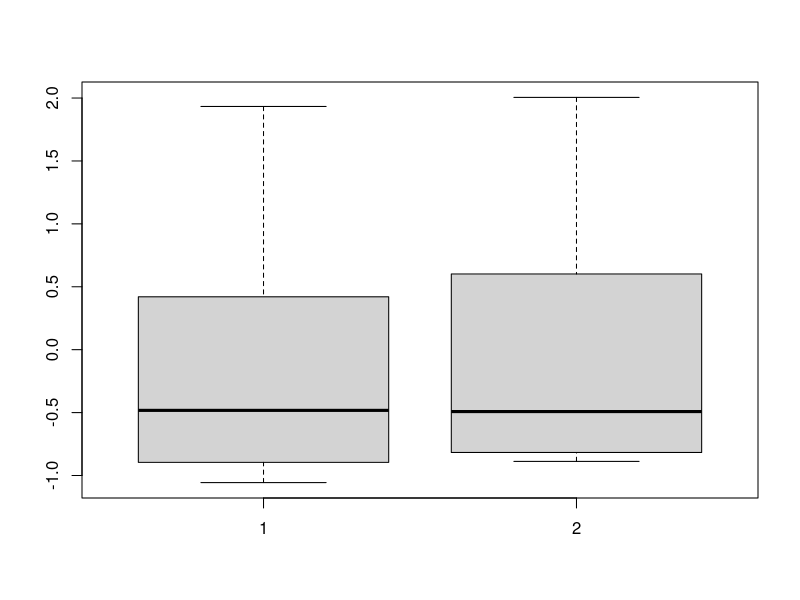
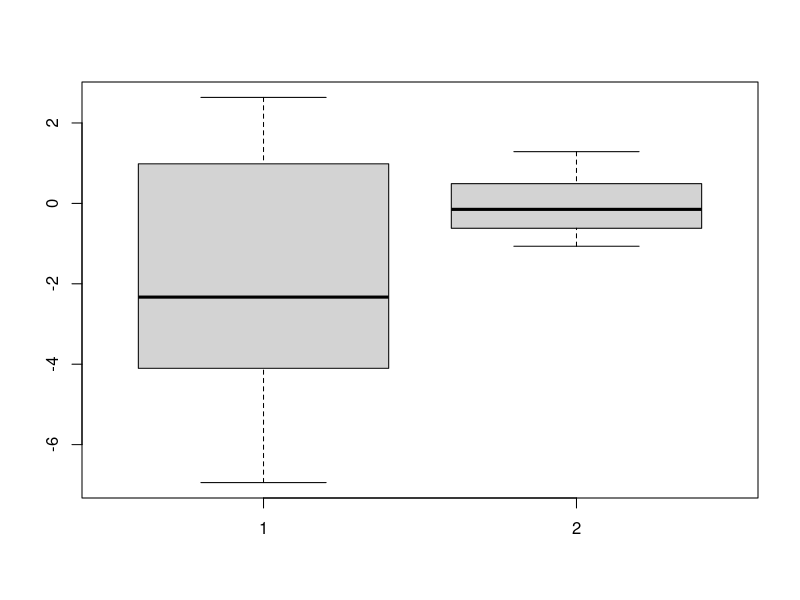

Here is the R script that generated these plots, in order:
rm(list=ls())
# Parsimony 
set.seed(1234)
n <- 10
beta0 <- 20
beta1 <- -1
beta2 <- -1
x1 <- rnorm(n,mean=1,sd=3)
x2 <- 0.999*x1 + rnorm(n, mean=1, sd=0.05)
err <- rnorm(n)
y <- beta0 + beta1 * x1 + beta2 * x2 + err
summary(lm(y~x1+x2))
# Estimated Î²1 and Î²2 are different from true values
# p-values of Î²1 and Î²2 are large
# Sign of Î²1 is incorrect
# x1 and x2 act as proxies of one another

summary(lm(y~x1))
summary(lm(y~x2))
# Signs of Î²1 and Î²2 are correct
# values make sense once proxies are recognized 

# Does collinearity hurt "out of sample" prediction?
lm12 <- lm(y~x1+x2)
x1new <- rnorm(n,mean=1,sd=3)
x2new <- 0.999*x1new + rnorm(n, mean=1, sd=0.05)
err <- rnorm(n)
ynew <- beta0 + beta1 * x1new + beta2 * x2new + err
newdat = data.frame(x1 = x1new, x2 = x2new)
ynewoldfit <- predict(lm12,newdat,interval = "none")
prederror12 <- ynew - ynewoldfit
sqrt(mean(prederror12^2)) 
# Not bad. Error variance is 1.
# collinearity does not hurt prediction in this example
# but wrong sign is difficult to explain
# Explanation will require proxies


# Model with x2 alone may not be bad for 
# out of sample prediction
lm2 <- lm(y~x2)
newdat = data.frame(x2 = x2new)
ynewoldfit <- predict(lm2,newdat,interval = "none")
prederror2 <- ynew - ynewoldfit
sqrt(mean(prederror2^2)) 
boxplot(prederror12,prederror2)
# Simpler but wrong model is interpretable
# Reasonable prediction



# Does collinearity hurt "out of sample" prediction?
# Try different combinations of x1 and x2
#lm12 <- lm(y~x1+x2)
x1new <- rnorm(n,mean=1,sd=3)
x2new <- 0.8*x1new + rnorm(n, mean=1, sd=0.05)
err <- rnorm(n)
ynew <- beta0 + beta1 * x1new + beta2 * x2new + err
newdat = data.frame(x1 = x1new, x2 = x2new)
ynewoldfit <- predict(lm12,newdat,interval = "none")
prederror12 <- ynew - ynewoldfit
sqrt(mean(prederror12^2)) 
# Bad. Error variance is 1.
# Collinearity does hurt prediction in this example


# Model with x2 alone
lm2 <- lm(y~x2)
newdat = data.frame(x2 = x2new)
ynewoldfit <- predict(lm2,newdat,interval = "none")
prederror2 <- ynew - ynewoldfit
sqrt(mean(prederror2^2)) 
# Not bad. Error variance is 1.
boxplot(prederror12,prederror2)
# Simpler but wrong model is interpretable
# Reasonable prediction
